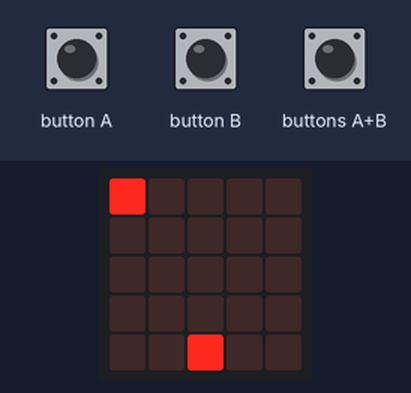
A program run on a simulated Calliope mini (MakeCode). On the bench: the board's 5×5 LED display. Inputs (shaded band) come from the test bench. Random numbers come from a fixed seed; the 48×5 strip is a reading aid, not a part: it shows the text the display is scrolling, unrolled, one strip-width of it at a time; the short countdown, score and lost-life animations are approximate.

Above: at 2.6 s.
2.7 s: buttons A+B pressed for 0.15 s
At 2.95 s:
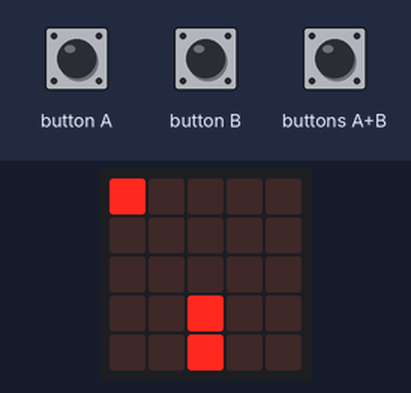
3.4 s: button B pressed for 0.15 s
At 5.2 s:
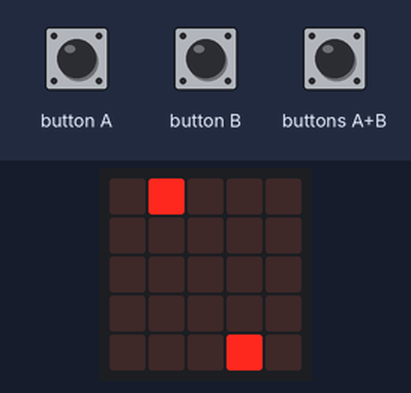
6.5 s: button A pressed for 0.15 s
At 9.2 s:
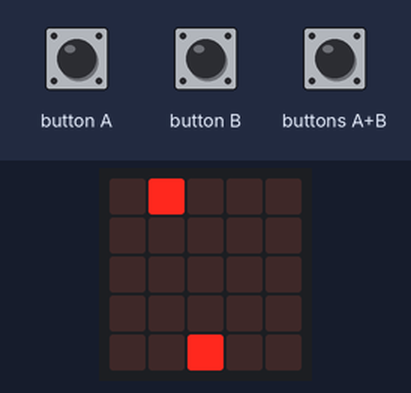
9.6 s: buttons A+B pressed for 1 s
At 10.7 s:
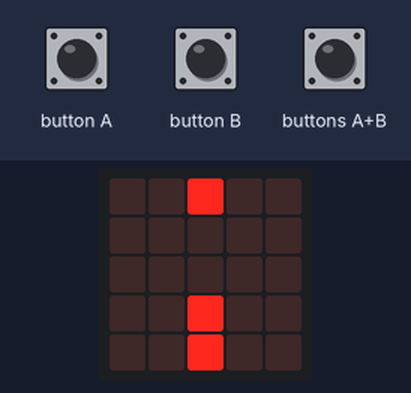
11.2 s: button A pressed for 0.15 s
At 12.5 s:
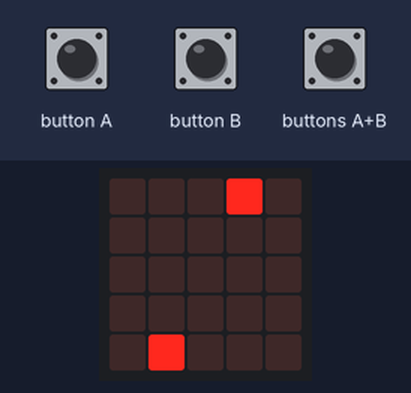
14.3 s: button B pressed for 0.15 s
At 14.9 s:
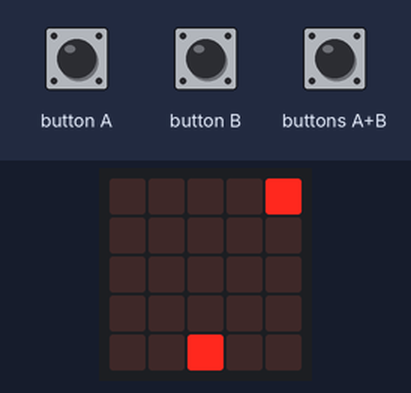
Timing chart, 0 to 17.3 s (numbered marks = the images above; inputs shaded):
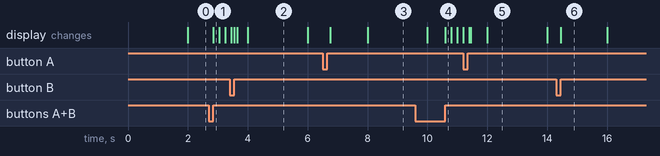

The program:

main.ts
```typescript
input.onButtonEvent(Button.A, input.buttonEventClick(), function () {
    basic.pause(100)
    Player.change(LedSpriteProperty.X, -1)
})
input.onButtonEvent(Button.AB, input.buttonEventClick(), function () {
    Shoot = game.createSprite(Player.get(LedSpriteProperty.X), 3)
    for (let index = 0; index < 4; index++) {
        basic.pause(200)
        Shoot.change(LedSpriteProperty.Y, -1)
        if (Shoot.isTouching(Enemy)) {
            Shoot.delete()
            game.addScore(1)
            Time += -3
        }
        if (Shoot.get(LedSpriteProperty.Y) == 0) {
            basic.pause(200)
            Shoot.delete()
        }
    }
})
input.onButtonEvent(Button.B, input.buttonEventClick(), function () {
    Player.change(LedSpriteProperty.X, 1)
    basic.pause(100)
})
let Shoot: game.LedSprite = null
let Enemy: game.LedSprite = null
let Player: game.LedSprite = null
Player = game.createSprite(2, 4)
Enemy = game.createSprite(2, 0)
let Time = 0
game.setScore(0)
loops.everyInterval(1000, function () {
    Time += 1
})
loops.everyInterval(2000, function () {
    if (Enemy.get(LedSpriteProperty.X) == 4) {
        Enemy.change(LedSpriteProperty.X, -1)
    } else {
        if (Enemy.get(LedSpriteProperty.X) == 0) {
            Enemy.change(LedSpriteProperty.X, 1)
        } else {
            if (Math.randomBoolean()) {
                Enemy.change(LedSpriteProperty.X, 1)
            } else {
                Enemy.change(LedSpriteProperty.X, -1)
            }
        }
    }
})
basic.forever(function () {
    if (Time == 30) {
        Enemy.delete()
        Player.delete()
        Shoot.delete()
        basic.showString("Time over! Score:")
        basic.showNumber(game.score())
        game.gameOver()
    }
})
```

test.ts
```typescript
// Hier kann man Tests durchführen; diese Datei wird nicht kompiliert, wenn dieses Paket als Erweiterung verwendet wird.
```

Measured:
- after the input at 2.7 s, the display: changes after 0.15 s (image 1)
- what the display in image 2 shows lasts 2.0 s, from 4.0 s to 6.0 s
- what the display in image 6 shows lasts 1.5 s, from 14.5 s to 16.0 s
